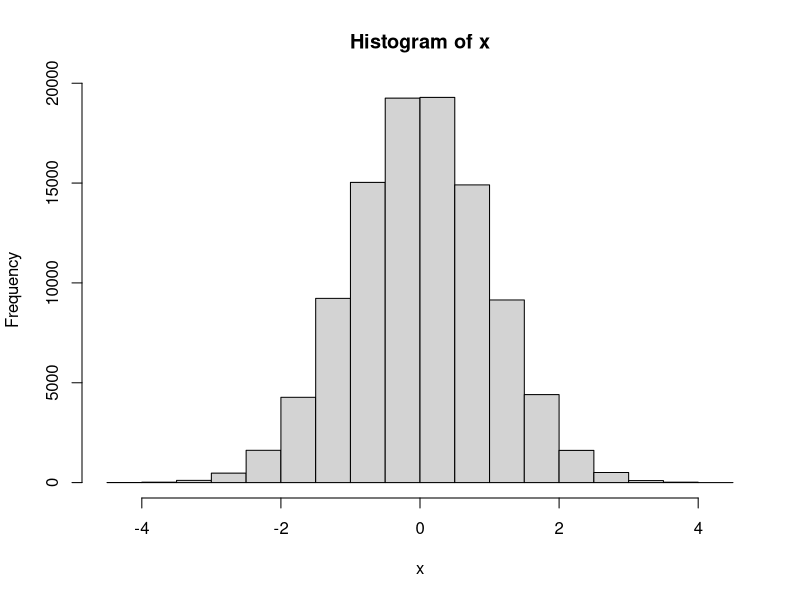

Source code (R):
## ---- chunk 1
x <- rnorm(1e5)
hist(x)
## ---- chunk 2
xhist <- hist(x, plot = FALSE)
str(xhist)
## ---- chunk 3
    options(my_option = 1)
    old <- options(my_option = 2)
    str(old)
## ---- chunk 4
    old <- options(list(my_option1 = 1, my_option2 = 2))
## ---- chunk 5
getOption("my_option1")

old <- options(my_option1 = 10)
getOption("my_option1")
options(old)

getOption("my_option1")
